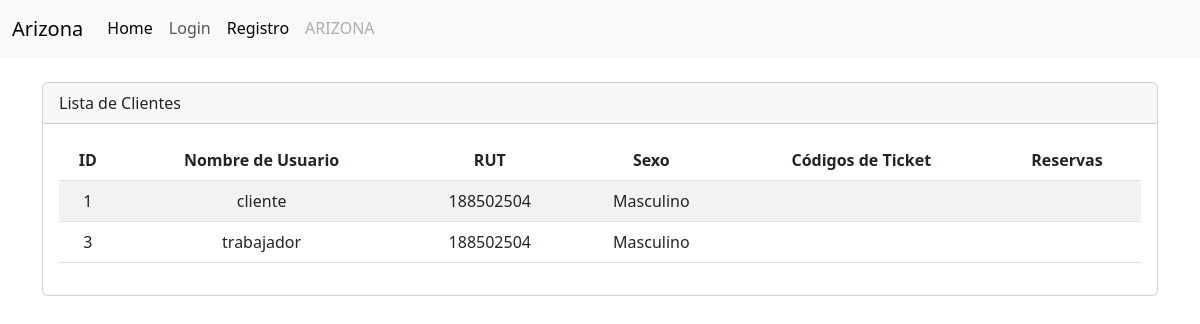
/cliente/list/, run on an earlier commit of the app's database.
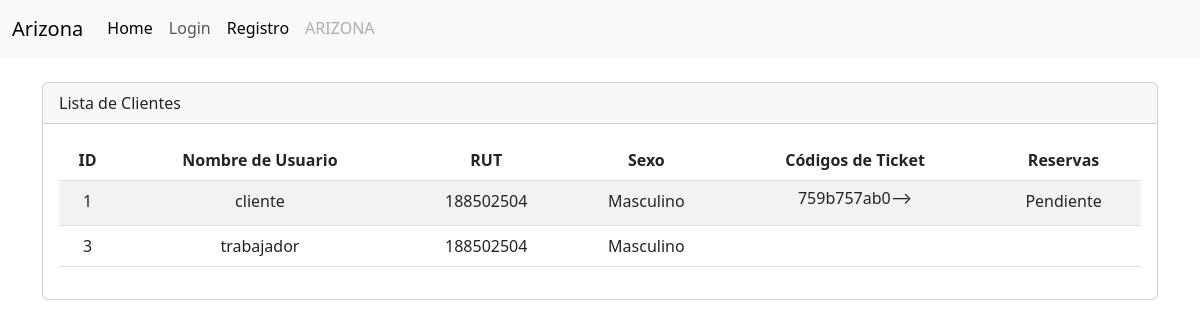
And on a later commit of the database.
### cliente/models.py (models this page shows, shortened)
class Cliente(models.Model):
    SEXO = [
        ('F', 'Femenino'),
        ('M', 'Masculino'),
    ]
    user = models.OneToOneField(
        'accounts.User',
        verbose_name='Usuario',
        on_delete=models.CASCADE
    )
    rut = models.CharField(max_length=10)
    sexo = models.CharField(max_length=10, choices=SEXO)

class Ticket(models.Model):
    cliente = models.ForeignKey(Cliente, on_delete=models.CASCADE)
    codigo = models.CharField(max_length=10)
    fecha_envio = models.DateTimeField(auto_now_add=True)
    reserva = models.ForeignKey(Reserva, on_delete=models.CASCADE)

class Reserva(models.Model):
    cliente = models.ForeignKey(Cliente, on_delete=models.CASCADE)
    agenda = models.ForeignKey(Agenda, on_delete=models.CASCADE)
    dia = models.DateField()
    ESTADO_CHOICES = [
        ('disponible', 'Disponible'),
        ('pendiente', 'Pendiente'),
        ('finalizada', 'Finalizada'),
    ]
    estado = models.CharField(max_length=20, choices=ESTADO_CHOICES, default='disponible')
    class Meta:
        unique_together = ('agenda', 'cliente', 'dia')

### accounts/models.py (models this page shows, shortened)
class User(AbstractBaseUser, PermissionsMixin):
    id = models.AutoField(primary_key=True, unique=True)
    username = models.CharField(
        'Usuario', max_length=30, unique=True, validators=[
            validators.RegexValidator(
                re.compile('^[\w.@+-]+$'),
                'ingrese un nombre de usuario valido '
                'Este valor debe contener solo letras, números '
                'excepto: @/./+/-/_.',
                'invalid'
            )
        ],
        help_text='Un nombre corto que sera usado'+
                  ' para identificarlo de forma unica en la plataforma.'
    )
    name = models.CharField('Nombre', max_length=20)
    apellidos = models.CharField('Apellidos', max_length=30)
    email = models.EmailField('Email', unique=True)
    is_staff = models.BooleanField('Admin', default=False)
    is_active = models.BooleanField('Ativo', default=True)
    date_joined = models.DateTimeField('Data de Entrada', auto_now_add=True)
    roles = models.ForeignKey(Rol, on_delete=models.CASCADE, blank=True, null=True)
    USERNAME_FIELD = 'username'
    REQUIRED_FIELDS = ['email']
    objects = CustomUserManager()
    class Meta:
        verbose_name = 'Usuario'
        verbose_name_plural = 'Usuarios'

### cliente/views.py (the view)
# urls.py: path('list/', views.cliente_list, name='cliente_list'),
def cliente_list(request):
    clientes = Cliente.objects.all()
    context = {'clientes': clientes}
    return render(request, 'cliente/listar.html', context)

### servicio/models.py (called while the page is built)
    def __str__(self):
        return self.nombre

    def __str__(self):
        return f'Cancha {self.numeracion}'

    def __str__(self):
        return f'{self.hora_inicio.strftime("%I:%M %p")} - {self.hora_fin.strftime("%I:%M %p")}'

### cliente/templates/cliente/listar.html (shortened to what this page needs)
{% extends "layout.html" %}
{% load static %}
{% load humanize %}
{% block container %}
<div class="container">
  <br>
  <div class="card">
    <div class="card-header">
      Lista de Clientes
    </div>
    <div class="card-body">
      <div class="table-responsive text-center">
        <table class="table table-striped table-hover">
          <thead>
            <tr>
              <th>ID</th>
              <th>Nombre de Usuario </th>
              <th>RUT</th>
              <th>Sexo</th>
              <th>Códigos de Ticket</th>
              <th>Reservas</th>
            </tr>
          </thead>
          <tbody>
            {% for cliente in clientes %}
            <tr>
              <td>{{ cliente.id }}</td>
              <td>{{ cliente.user.username }}</td>
              <td>{{ cliente.rut }}</td>
              <td>{{ cliente.get_sexo_display }}</td>
              <td>
                {% for ticket in cliente.ticket_set.all %}
                <a class="btn ticket-modal-button" data-target="#ticketModal{{ ticket.codigo }}" data-toggle="modal"
                  style="margin-top: -10px;">{{ ticket.codigo }}&#10230;</a><br>
                {% endfor %}
              </td>
              <td>
                {% for reserva in cliente.reserva_set.all %}
                {{ reserva.get_estado_display }}<br>
                {% endfor %}
              </td>
            </tr>
            {% endfor %}
          </tbody>
        </table>
      </div>
    </div>
  </div>
</div>
{% endblock %}

What changed in the data, as far as the page shows it:
added Ticket: codigo "759b757ab0", shown under Cliente "cliente"
added Reserva: estado "Pendiente", shown under Cliente "cliente"
